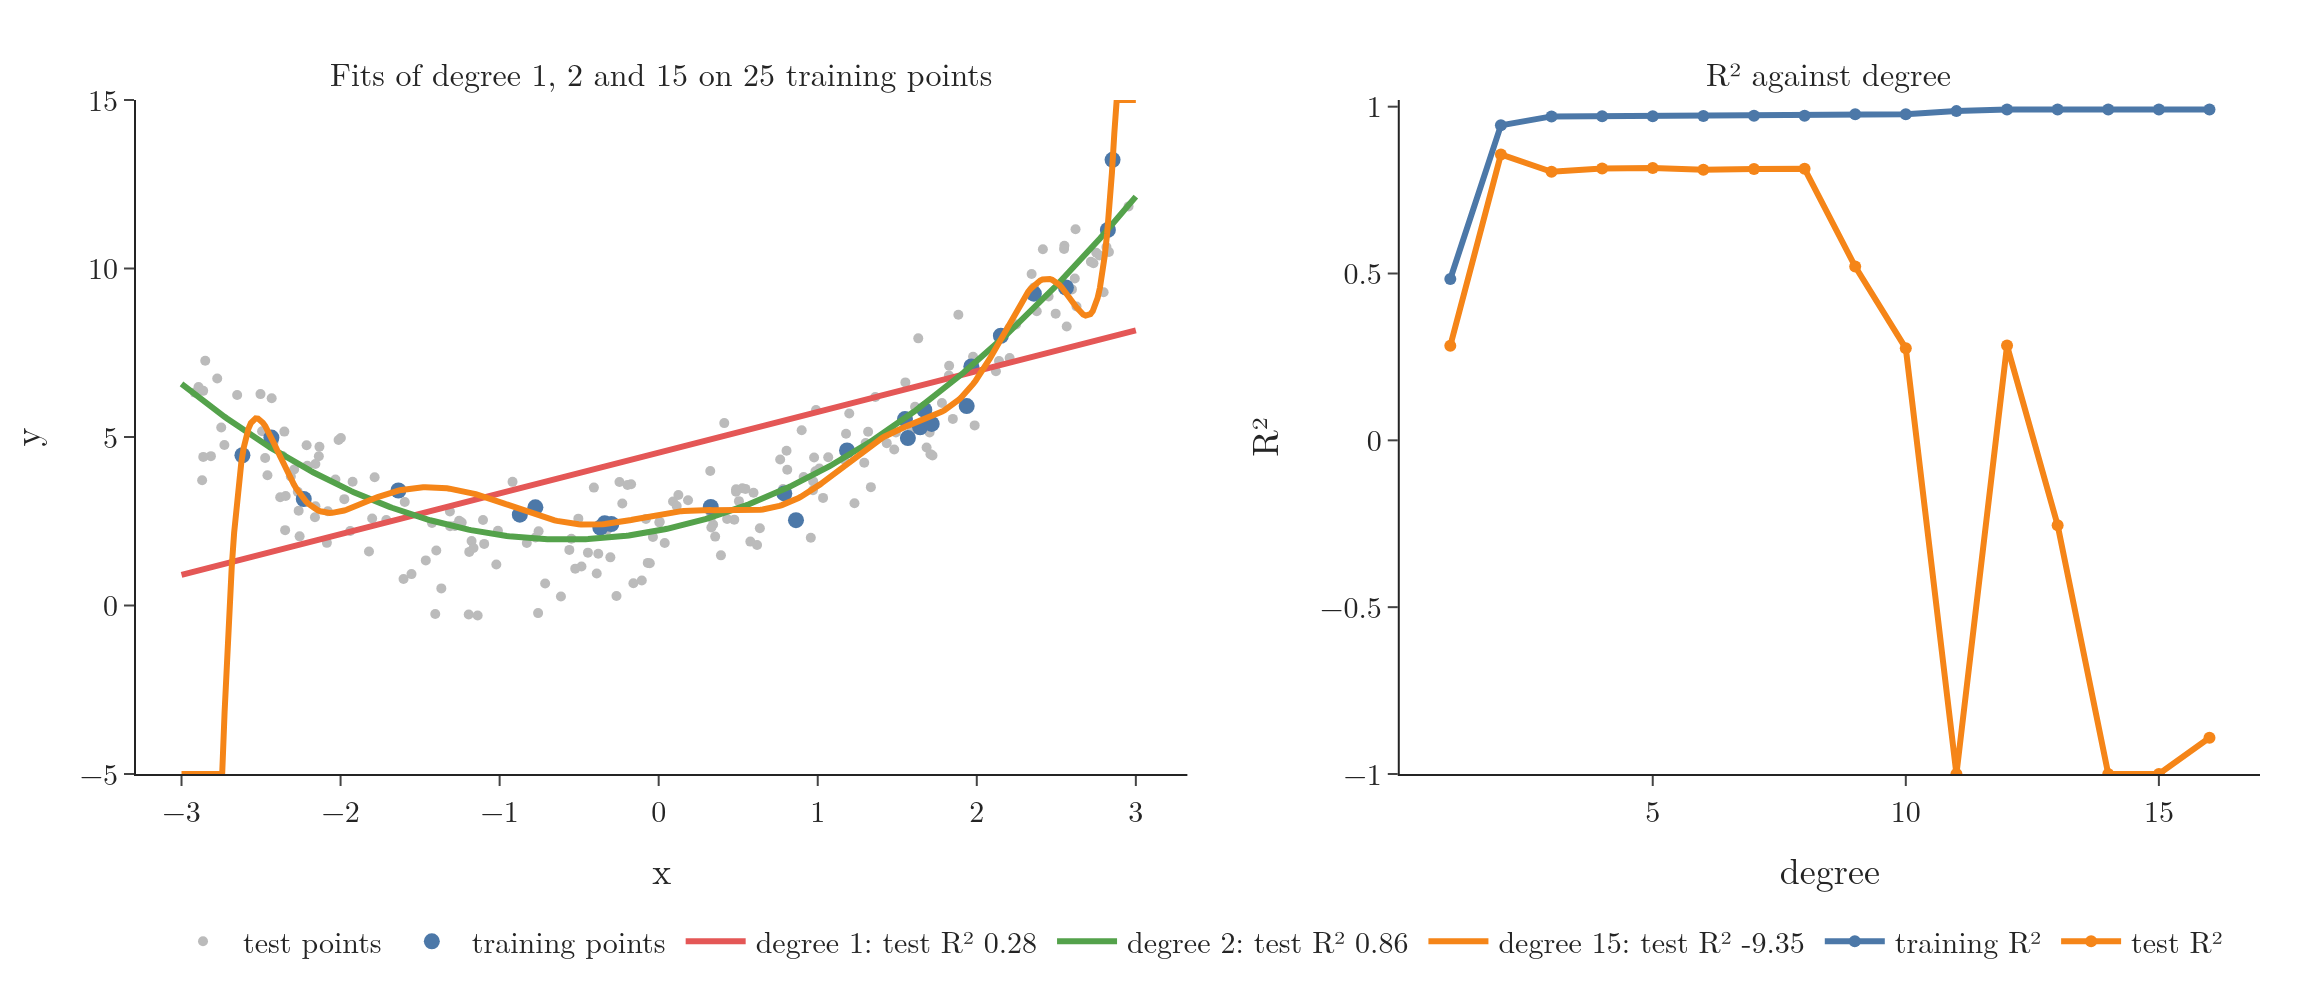

Python code for this plot:
"""Polynomial regression on y = 0.8x^2 + 0.9x + 2 + noise. Left: degree 1, 2 and 15 fitted to 25 training points.
Right: training and test R2 against the degree (Plotly). Fixed seed."""
from pathlib import Path
import warnings
import numpy as np
import plotly.graph_objects as go
from plotly.subplots import make_subplots
from sklearn.linear_model import LinearRegression
from sklearn.pipeline import make_pipeline
from sklearn.preprocessing import PolynomialFeatures, StandardScaler

warnings.simplefilter("ignore")
here = Path(__file__).parent
rng = np.random.default_rng(42)
f = lambda x: 0.8 * x ** 2 + 0.9 * x + 2
X_tr = 6 * rng.random((25, 1)) - 3; y_tr = f(X_tr).ravel() + rng.standard_normal(25)
X_te = 6 * rng.random((200, 1)) - 3; y_te = f(X_te).ravel() + rng.standard_normal(200)
model = lambda d: make_pipeline(PolynomialFeatures(d, include_bias=False), StandardScaler(), LinearRegression()).fit(X_tr, y_tr)
fig = make_subplots(1, 2, column_widths=[0.55, 0.45], horizontal_spacing=0.1,
                    subplot_titles=("Fits of degree 1, 2 and 15 on 25 training points", "R² against degree"))
xs = np.linspace(-3, 3, 400).reshape(-1, 1)
fig.add_trace(go.Scatter(x=X_te.ravel(), y=y_te, mode="markers", name="test points", marker=dict(size=5, color="#BBBBBB")), 1, 1)
fig.add_trace(go.Scatter(x=X_tr.ravel(), y=y_tr, mode="markers", name="training points", marker=dict(size=8, color="#4C78A8")), 1, 1)
for d, colour in ((1, "#E45756"), (2, "#54A24B"), (15, "#F58518")):
    m = model(d)
    fig.add_trace(go.Scatter(x=xs.ravel(), y=np.clip(m.predict(xs), -5, 15), mode="lines",
                             name=f"degree {d}: test R² {m.score(X_te, y_te):.2f}", line=dict(color=colour, width=3)), 1, 1)
degs = list(range(1, 17))
tr = [model(d).score(X_tr, y_tr) for d in degs]; te = [model(d).score(X_te, y_te) for d in degs]
fig.add_trace(go.Scatter(x=degs, y=tr, mode="lines+markers", name="training R²", line=dict(color="#4C78A8", width=3)), 1, 2)
fig.add_trace(go.Scatter(x=degs, y=np.clip(te, -1, 1), mode="lines+markers", name="test R²", line=dict(color="#F58518", width=3)), 1, 2)
fig.update_xaxes(title="x", row=1, col=1); fig.update_yaxes(title="y", range=[-5, 15], row=1, col=1)
fig.update_xaxes(title="degree", row=1, col=2); fig.update_yaxes(title="R²", range=[-1, 1.02], row=1, col=2)
fig.update_layout(template="simple_white", width=1150, height=500, font=dict(family="Latin Modern Roman", size=15),
                  legend=dict(orientation="h", y=-0.2, x=0.5, xanchor="center"), margin=dict(l=60, r=20, t=50, b=100))
fig.update_annotations(font_size=16)
for d in (1, 2, 3, 6, 10, 15):
    print(d, round(tr[d - 1], 3), round(te[d - 1], 3))
fig.write_image(here / "degrees.png", scale=2)
fig.write_image(here / "degrees.pdf")
